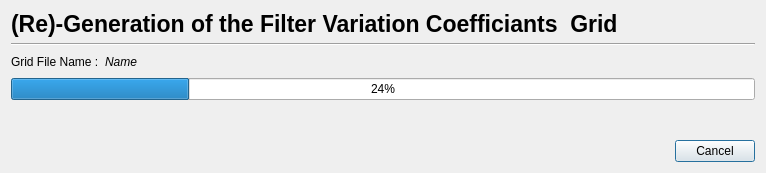
<?xml version="1.0" encoding="UTF-8"?>
<ui version="4.0">
 <class>Euclid::PhzQtUI::DialogFilterShiftGridGeneration</class>
 <widget class="QDialog" name="Euclid::PhzQtUI::DialogFilterShiftGridGeneration">
  <property name="geometry">
   <rect>
    <x>0</x>
    <y>0</y>
    <width>766</width>
    <height>173</height>
   </rect>
  </property>
  <property name="windowTitle">
   <string>Filter Variation Coefficiants Grid Generation</string>
  </property>
  <layout class="QVBoxLayout" name="verticalLayout">
   <item>
    <layout class="QHBoxLayout" name="horizontalLayout_2">
     <item>
      <widget class="QLabel" name="lbl_title">
       <property name="font">
        <font>
         <pointsize>17</pointsize>
         <weight>75</weight>
         <bold>true</bold>
        </font>
       </property>
       <property name="text">
        <string>(Re)-Generation of the Filter Variation Coefficiants  Grid</string>
       </property>
      </widget>
     </item>
     <item>
      <spacer name="horizontalSpacer_4">
       <property name="orientation">
        <enum>Qt::Horizontal</enum>
       </property>
       <property name="sizeHint" stdset="0">
        <size>
         <width>40</width>
         <height>20</height>
        </size>
       </property>
      </spacer>
     </item>
    </layout>
   </item>
   <item>
    <widget class="Line" name="line">
     <property name="orientation">
      <enum>Qt::Horizontal</enum>
     </property>
    </widget>
   </item>
   <item>
    <layout class="QHBoxLayout" name="horizontalLayout">
     <item>
      <widget class="QLabel" name="label">
       <property name="text">
        <string>Grid File Name :</string>
       </property>
      </widget>
     </item>
     <item>
      <widget class="QLabel" name="label_name">
       <property name="font">
        <font>
         <italic>true</italic>
        </font>
       </property>
       <property name="text">
        <string>Name</string>
       </property>
      </widget>
     </item>
     <item>
      <spacer name="horizontalSpacer">
       <property name="orientation">
        <enum>Qt::Horizontal</enum>
       </property>
       <property name="sizeHint" stdset="0">
        <size>
         <width>40</width>
         <height>20</height>
        </size>
       </property>
      </spacer>
     </item>
    </layout>
   </item>
   <item>
    <widget class="QProgressBar" name="progressBar">
     <property name="value">
      <number>24</number>
     </property>
    </widget>
   </item>
   <item>
    <spacer name="verticalSpacer">
     <property name="orientation">
      <enum>Qt::Vertical</enum>
     </property>
     <property name="sizeHint" stdset="0">
      <size>
       <width>20</width>
       <height>5</height>
      </size>
     </property>
    </spacer>
   </item>
   <item>
    <layout class="QHBoxLayout" name="horizontalLayout_3">
     <item>
      <spacer name="horizontalSpacer_2">
       <property name="orientation">
        <enum>Qt::Horizontal</enum>
       </property>
       <property name="sizeHint" stdset="0">
        <size>
         <width>40</width>
         <height>20</height>
        </size>
       </property>
      </spacer>
     </item>
     <item>
      <widget class="QPushButton" name="btn_cancel">
       <property name="text">
        <string>Cancel</string>
       </property>
      </widget>
     </item>
    </layout>
   </item>
  </layout>
 </widget>
 <resources/>
 <connections>
  <connection>
   <sender>btn_cancel</sender>
   <signal>clicked()</signal>
   <receiver>Euclid::PhzQtUI::DialogFilterShiftGridGeneration</receiver>
   <slot>close()</slot>
   <hints>
    <hint type="sourcelabel">
     <x>406</x>
     <y>239</y>
    </hint>
    <hint type="destinationlabel">
     <x>215</x>
     <y>87</y>
    </hint>
   </hints>
  </connection>
 </connections>
</ui>
